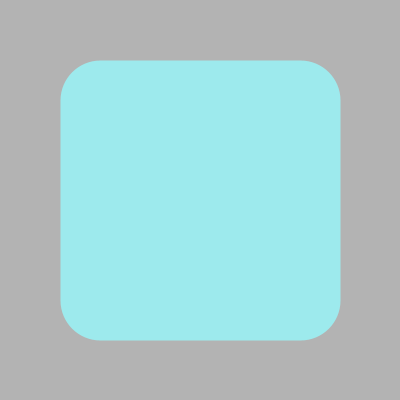
Frame 1 (no input)
Frame 60 (the mouse pressed at the canvas centre just before this capture): identical to frame 1, image omitted
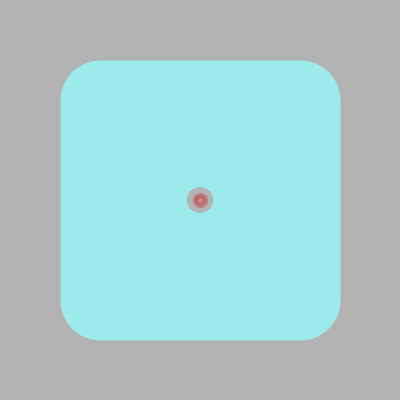
Frame 120 (the mouse held since frame 60 and released just before this capture)

The Processing sketch that drew these frames (run headless with seeded random() and noise(); from frame 60 on, the mouse is pressed at the canvas centre):

// Processing sketch: processing_506
// ── processing_506.pde

float posX=0;
float posY=0;
boolean dig=true;
boolean down=true;

void setup (){
background (179);
size (400, 400);
fill(157,234,237);
stroke (157,234,237);
smooth();
strokeWeight(80);
strokeJoin(ROUND);
rect (100,100,200,200);
smooth ();}

void draw () {
if(mousePressed) {
fill (179);
noStroke();
ellipse(pmouseX, pmouseY, 25, 25);
fill (255,0,0, 55);
stroke(200,0,0, 75);
strokeWeight (5);
ellipse(mouseX, mouseY, 10, 10);
}
}
